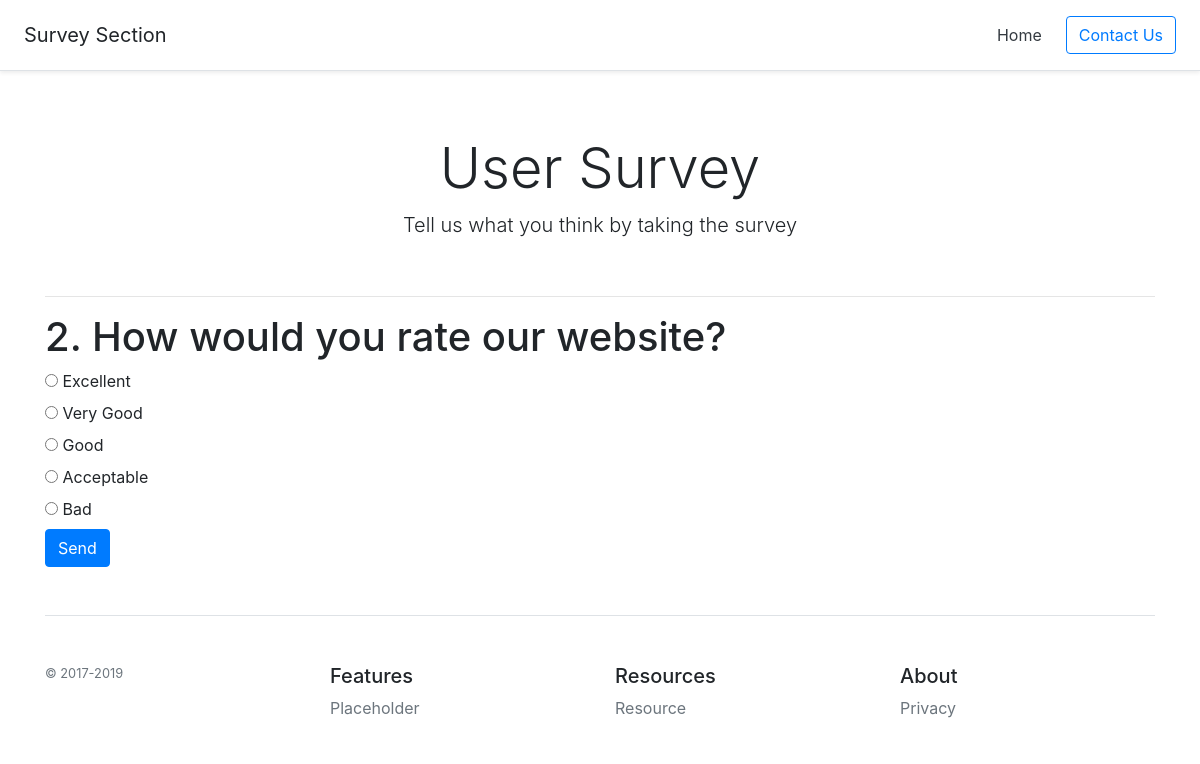
Screenshot of /survey/2/ with the database file from the repository.
### survey/models.py (models this page shows, shortened)
class Question(models.Model):
    question_text = models.CharField(max_length=300)
    pub_date = models.DateTimeField('Date published', default=timezone.now)

class Choice(models.Model):
    question = models.ForeignKey(Question, on_delete=models.CASCADE)
    choice_text = models.CharField(max_length=100)
    votes = models.IntegerField(default=0)

### survey/views.py (the view)
# urls.py: path('<int:pk>/', views.DetailView.as_view(), name='detail'),
class DetailView(generic.DetailView):
    model = Question
    template_name = 'survey/detail.html'
    def get_queryset(self):
        return Question.objects.filter(pub_date__lte=timezone.now())

### survey/templates/survey/detail.html (shortened to what this page needs)
{% extends 'survey/base.html' %}
{% block content %}
<h1>{{ question.id }}. {{ question.question_text }}</h1>
<form action="{% url 'survey:vote' question.id %}" method="post">
    {% for choice in question.choice_set.all %}
    <input type="radio" name="choice" id="choice{{ forloop.counter }}" value="{{ choice.id }}">
    <label for="choice{{ forloop.counter }}">{{ choice.choice_text }}</label><br>
    {% endfor %}
    <input type="submit"  class="btn btn-primary" value="Send">
</form>
{% endblock content %}

### rows the page displays
Question: id "2", question_text "How would you rate our website?"
Choice: choice_text "Excellent"
Choice: choice_text "Very Good"
Choice: choice_text "Good"
Choice: choice_text "Acceptable"
Choice: choice_text "Bad"
